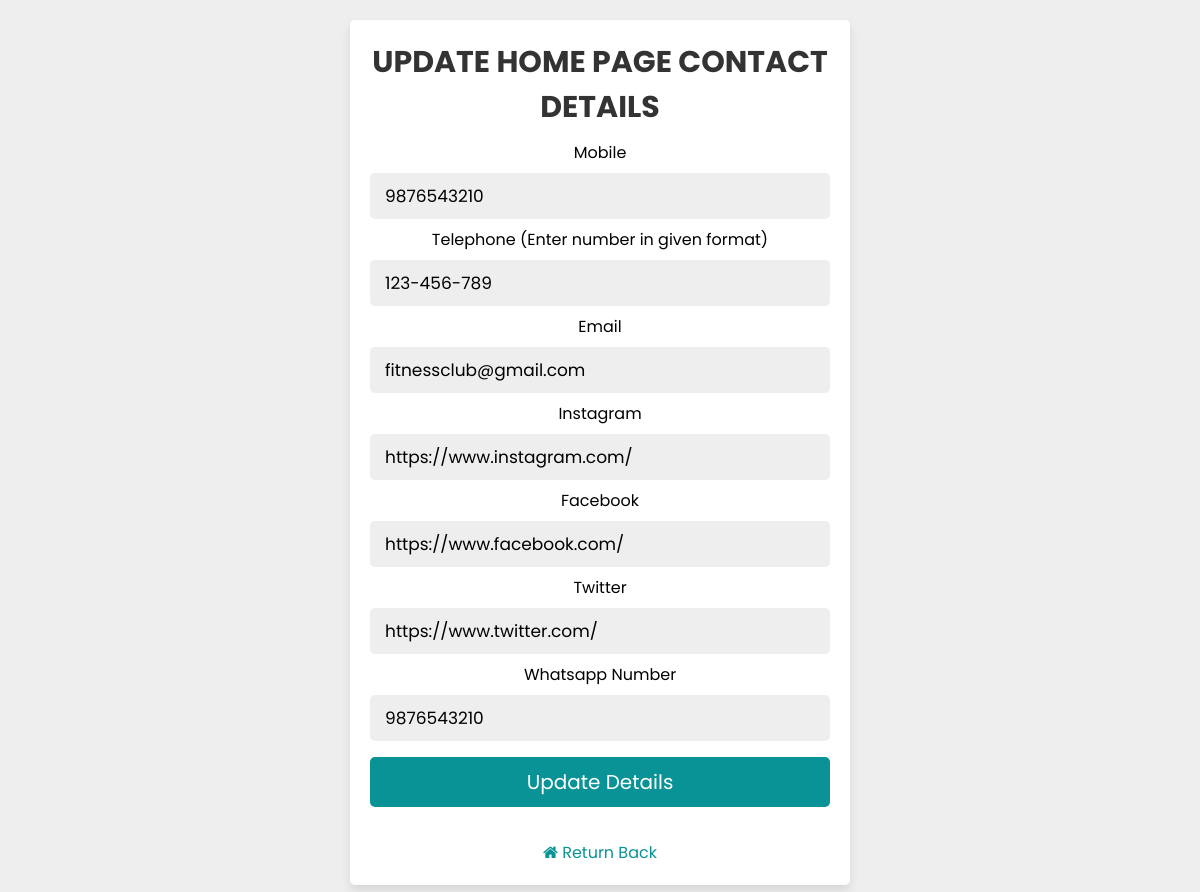
The page /admin/contacts.php on the database its author committed.
### tables this page shows
CREATE TABLE IF NOT EXISTS `contacts` (
  `mobile` varchar(20) NOT NULL,
  `phone` varchar(20) NOT NULL,
  `email` varchar(500) NOT NULL,
  `insta` varchar(500) NOT NULL,
  `facebook` varchar(500) NOT NULL,
  `twitter` varchar(500) NOT NULL,
  `whatsapp` varchar(500) NOT NULL
);

### admin/contacts.php (the view, shortened to what this page needs)
<?php
include("../partials/dbconnect.php");
  $stmt1 = $conn->prepare("SELECT * FROM contacts");
  $stmt1->execute();
  $result = $stmt1->get_result();
  $row = $result->fetch_assoc();
  $current_mobile = $row['mobile'];
  $current_phone = $row['phone'];
  $current_email = $row['email'];
  $current_insta = $row['insta'];
  $current_facebook = $row['facebook'];
  $current_twitter = $row['twitter'];
  $current_whatsapp = $row['whatsapp'];
?>
<!DOCTYPE html>
<html lang="en">
<head>
  <link rel="stylesheet" href="actions/add.css">
  <link rel="stylesheet" href="https://cdnjs.cloudflare.com/ajax/libs/font-awesome/4.7.0/css/font-awesome.min.css">
</head>
<body>
<div class="form-container">
  <form method="post" enctype="multipart/form-data">
    <h3>Update Home Page Contact Details</h3>
    <label for="new_mobile">Mobile</label>
    <input type="text" name="new_mobile" value="<?php echo $current_mobile;?>" pattern="[0-9]{10}">
    <label for="new_phone">Telephone (Enter number in given format)</label>
    <input type="text" name="new_phone" value="<?php echo $current_phone;?>">
    <label for="new_email">Email</label>
    <input type="email" name="new_email" value="<?php echo $current_email;?>">
    <label for="new_insta">Instagram</label>
    <input type="text" name="new_insta" value="<?php echo $current_insta;?>">
    <label for="new_facebook">Facebook</label>
    <input type="text" name="new_facebook" value="<?php echo $current_facebook;?>">
    <label for="new_twitter">Twitter</label>
    <input type="text" name="new_twitter" value="<?php echo $current_twitter;?>">
    <label for="new_whatsapp">Whatsapp Number</label>
    <input type="text" name="new_whatsapp" value="<?php echo $current_whatsapp;?>" pattern="[0-9]{10}">
    <input type="submit" value="Update Details" class="form-btn"><br><br>
    <a href="ad_home.php"><i class="fa fa-home" aria-hidden="true"></i> Return Back</a>
  </form>
</div>
</body>
</html>

### admin/actions/add.css (style rules this page uses)
* { font-family: 'Poppins', sans-serif; margin:0; padding:0; box-sizing: border-box; outline: none; border:none; text-decoration: none; }
.form-container { min-height: 100vh; display: flex; align-items: center; justify-content: center; padding:20px; padding-bottom: 60px; background: #eee; }
.form-container form { padding:20px; border-radius: 5px; box-shadow: 0 5px 10px rgba(0,0,0,.1); background: #fff; text-align: center; width: 500px; }
.form-container form h3 { font-size: 30px; text-transform: uppercase; margin-bottom: 10px; color:#333; }
.form-container form input, .form-container form select { width: 100%; padding:10px 15px; font-size: 17px; margin:8px 0; background: #eee; border-radius: 5px; }
.form-container form .form-btn { background-color: #AE2012; color: white; text-transform: capitalize; font-size: 20px; }
i { color:#AE2012; }
a { color:#AE2012; }

### admin/contacts.php (style rules this page uses)
.form-container form .form-btn { background-color: #0A9396; }
i { color:#0A9396; }
a { color:#0A9396; }

### rows shown on the page
contacts: new_mobile "9876543210", new_phone "123-456-789", new_email "fitnessclub@gmail.com", new_insta "https://www.instagram.com/", new_facebook "https://www.facebook.com/", new_twitter "https://www.twitter.com/", new_whatsapp "9876543210"
